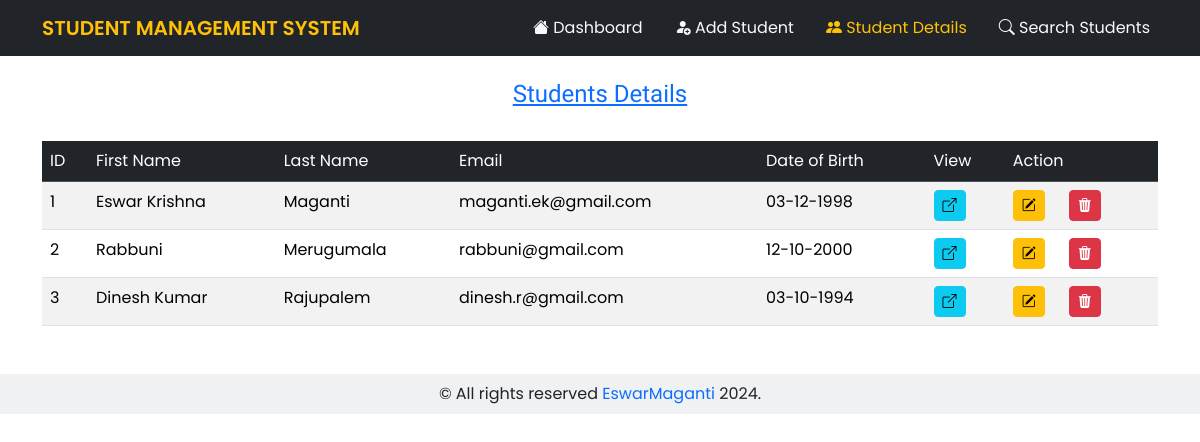
Page /get_students on the committed database.
### models/__init__.py (models this page shows)
class Student(db.Model):
    id = db.Column(db.Integer, primary_key=True)
    first_name= db.Column(db.String(100), nullable=False)
    last_name= db.Column(db.String(100), nullable=False)
    email = db.Column(db.String(80), unique=True ,nullable=False)
    date_of_birth = db.Column(db.Date(), nullable=False)
    bio = db.Column(db.String(500))
    password = db.Column(db.String(100))
    created_at = db.Column(db.DateTime(timezone=True), server_default=func.now())
    updated_at = db.Column(db.DateTime(timezone=True), server_default=func.now())

### main.py (the view)
@app.get('/get_students')
def get_students():
    try:
        students = Student.query.all()
        headings = ('ID', 'First Name', 'Last Name', 'Email','Date of Birth' ,'View', 'Action')
        return render_template('students.html',page_heading='Students Details', headings=headings, students=students)
    except Exception as e:
        traceback.print_exc()
        print(f'*** Error: Something went wrong while querying the student details from DB: {str(e)} ***')

### templates/students.html (shortened to what this page needs)
{% extends 'base.html' %}
{% block content %}
<div class="container">
    <table class="py-2 mb-5 table table-striped table-hover">
        <thead class="table-dark">
            <tr>
                {% for heading in headings %}
                    <td>{{heading}}</td>
                {% endfor %}
            </tr>
        </thead>
        {% for student in students%}
            <tr>
                <td>{{student.id}}</td>
                <td>{{student.first_name}}</td>
                <td>{{student.last_name}}</td>
                <td>{{student.email}}</td>
                <td>{{student.date_of_birth.strftime("%d-%m-%Y")}}</td>
                <td>
                    <a href="{{url_for('view_student', student_id=student.id)}}" class="text-info">
                        <button class="btn btn-sm btn-info">
                            <i class="bi bi-box-arrow-up-right"></i>
                        </button>
                    </a>
                </td>
                <td class="d-flex gap-4">
                    <a href="{{url_for('edit_student', student_id=student.id)}}" class="text-warning" >
                        <button class="btn btn-sm btn-warning">
                            <i class="bi bi-pencil-square"></i>
                        </button>
                    </a>
                    <form action="{{url_for('delete_student',student_id=student.id)}}" method="POST" >
                        <button type="submit"  class="btn btn-sm btn-danger">
                            <i class="bi bi-trash3-fill"></i>
                        </button>
                    </form>
                </td>
            </tr>
        {% endfor %}
    </table>
</div>
{% endblock %}

### templates/base.html (shortened to what this page needs)
<!doctype html>
<html lang="en">
<head>
    <link rel="stylesheet" href="https://cdn.jsdelivr.net/npm/bootstrap@5.3.3/dist/css/bootstrap.min.css" />
    <link rel="stylesheet" href="{{ url_for('static', filename='styles/style.css') }}">
    <link rel="stylesheet" href="https://cdn.jsdelivr.net/npm/bootstrap-icons@1.11.3/font/bootstrap-icons.min.css">
</head>
<body>
    <div >
        <nav class="navbar navbar-expand-lg bg-dark text-light">
          <div class="container">
            <a class="navbar-brand text-warning text-uppercase fw-semibold"  href="{{ url_for('index') }}">Student Management System</a>
            <div class="collapse navbar-collapse d-flex justify-content-end" id="navbarNav">
              <ul class="navbar-nav gap-3">
                <li class="nav-item">
                  <a class="nav-link  {{'active text-warning' if request.path == '/' else 'text-light' }}" aria-current="page" href="{{url_for('index')}}">
                      <i class="bi bi-house-fill"></i>
                      Dashboard</a>
                </li>
                <li class="nav-item">
                  <a class="nav-link {{'active text-warning' if request.path == '/add_student' else 'text-light'}}" href="{{url_for('add_student')}}">
                        <i class="bi bi-person-fill-add"></i>
                      Add Student
                  </a>
                </li>
                <li class="nav-item">
                  <a class="nav-link {{'active text-warning' if request.path == '/get_students' else 'text-light'}}" href="{{url_for('get_students')}}">
                        <i class="bi bi-people-fill"></i>
                      Student Details
                  </a>
                </li>
                <li class="nav-item">
                  <a class="nav-link {{'active text-warning' if request.path == '/search_students' else 'text-light'}}" href="{{url_for('search_students')}}">
                        <i class="bi bi-search"></i>
                      Search Students
                  </a>
                </li>
              </ul>
            </div>
          </div>
        </nav>
        {% include 'components/heading.html' %}
        {% block content %} {% endblock %}
        <footer class="py-2 text-center bg-secondary bg-opacity-10">
            &copy; All rights reserved <span class="text-primary"> EswarMaganti </span> 2024.
        </footer>
    </div>
</body>
</html>

### templates/components/heading.html
    <h4 class="font-satisfy text-decoration-underline py-4 text-primary text-center">{{page_heading}}</h4>

### static/styles/style.css (style rules this page uses)
* { padding:0; margin:0; font-family: "Poppins", sans-serif; }
.font-satisfy { font-family: 'Satisfy', cursive; }
.nav-item { color: inherit; }

### rows in the picture
Student: id "1", first_name "Eswar Krishna", last_name "Maganti", email "maganti.ek@gmail.com", date_of_birth "03-12-1998"
Student: id "2", first_name "Rabbuni", last_name "Merugumala", email "rabbuni@gmail.com", date_of_birth "12-10-2000"
Student: id "3", first_name "Dinesh Kumar", last_name "Rajupalem", email "dinesh.r@gmail.com", date_of_birth "03-10-1994"

### other values in the picture
{{ page_heading }} "Students Details"
{{ heading }} "ID" "First Name" "Last Name" "Email" "Date of Birth" "View" "Action"
